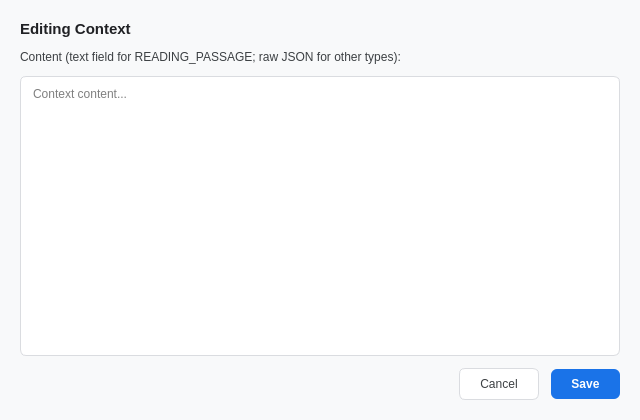
<?xml version="1.0" encoding="UTF-8"?>
<ui version="4.0">
 <class>EditContextDialog</class>
 <widget class="QDialog" name="EditContextDialog">
  <property name="geometry">
   <rect>
    <x>0</x>
    <y>0</y>
    <width>640</width>
    <height>420</height>
   </rect>
  </property>
  <property name="windowTitle">
   <string>Edit Context</string>
  </property>
  <property name="styleSheet">
   <string notr="true">QDialog { background-color: #f8f9fa; }
QLabel { font-size: 12px; color: #3c4043; }
QTextEdit {
    border: 1px solid #dadce0; border-radius: 6px;
    padding: 6px 8px; font-size: 12px; background-color: white;
}
QTextEdit:focus { border-color: #1a73e8; }
QPushButton#save_btn {
    background-color: #1a73e8; color: white; font-weight: bold;
    border-radius: 6px; padding: 8px 20px; font-size: 12px;
}
QPushButton#save_btn:hover { background-color: #1558b0; }
QPushButton#cancel_btn {
    background-color: white; color: #3c4043;
    border: 1px solid #dadce0; border-radius: 6px;
    padding: 8px 20px; font-size: 12px;
}
QPushButton#cancel_btn:hover { background-color: #f1f3f4; }</string>
  </property>
  <layout class="QVBoxLayout" name="main_layout">
   <property name="spacing">
    <number>12</number>
   </property>
   <property name="leftMargin">
    <number>20</number>
   </property>
   <property name="topMargin">
    <number>20</number>
   </property>
   <property name="rightMargin">
    <number>20</number>
   </property>
   <property name="bottomMargin">
    <number>20</number>
   </property>
   <item>
    <widget class="QLabel" name="header_label">
     <property name="styleSheet">
      <string notr="true">font-size: 15px; font-weight: bold; color: #202124;</string>
     </property>
     <property name="text">
      <string>Editing Context</string>
     </property>
    </widget>
   </item>
   <item>
    <widget class="QLabel" name="description_label">
     <property name="text">
      <string>Content (text field for READING_PASSAGE; raw JSON for other types):</string>
     </property>
    </widget>
   </item>
   <item>
    <widget class="QTextEdit" name="content_edit">
     <property name="placeholderText">
      <string>Context content...</string>
     </property>
    </widget>
   </item>
   <item>
    <layout class="QHBoxLayout" name="button_layout">
     <item>
      <spacer name="button_spacer">
       <property name="orientation">
        <enum>Qt::Orientation::Horizontal</enum>
       </property>
       <property name="sizeHint" stdset="0">
        <size>
         <width>40</width>
         <height>20</height>
        </size>
       </property>
      </spacer>
     </item>
     <item>
      <widget class="QPushButton" name="cancel_btn">
       <property name="text">
        <string>Cancel</string>
       </property>
      </widget>
     </item>
     <item>
      <widget class="QPushButton" name="save_btn">
       <property name="text">
        <string>Save</string>
       </property>
      </widget>
     </item>
    </layout>
   </item>
  </layout>
 </widget>
 <resources/>
 <connections/>
</ui>
